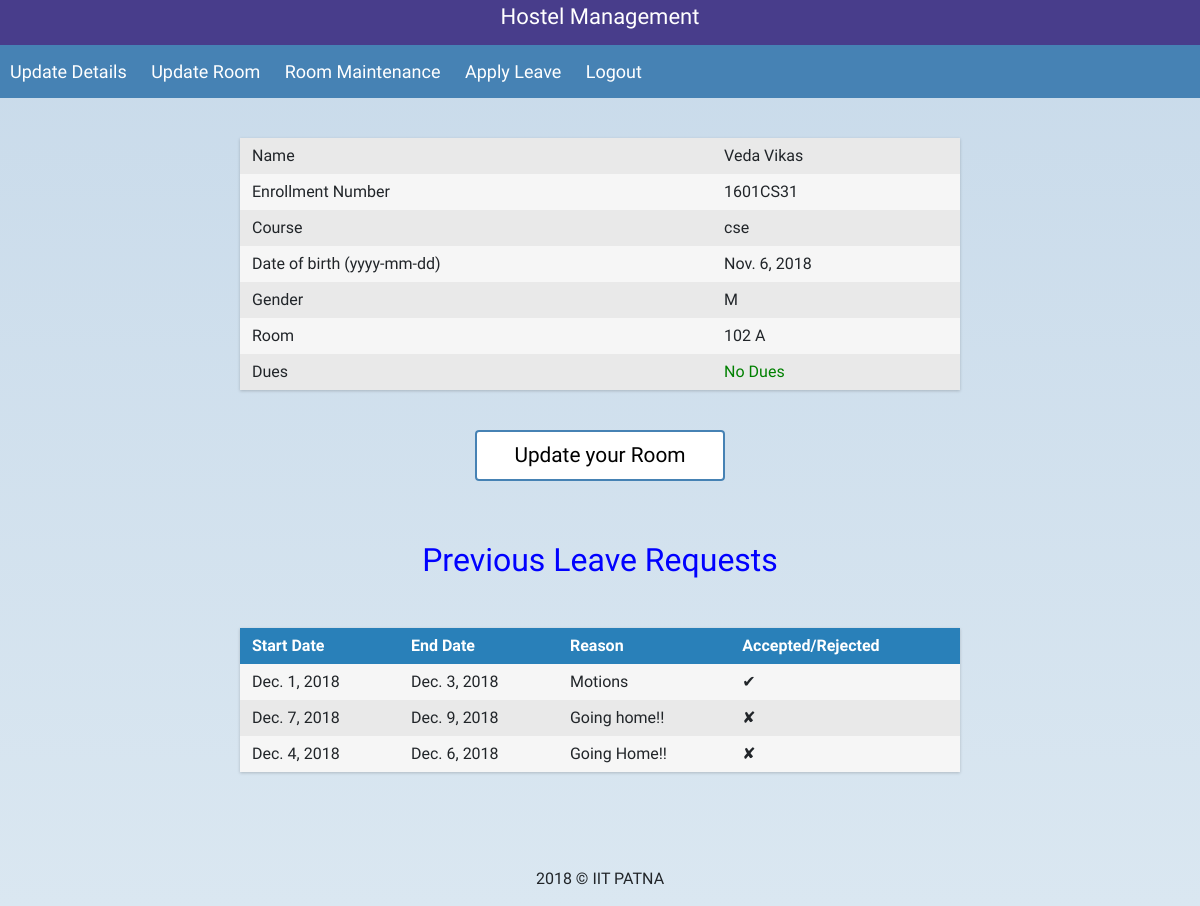
The app's page /student_profile/ (signed in), older data.
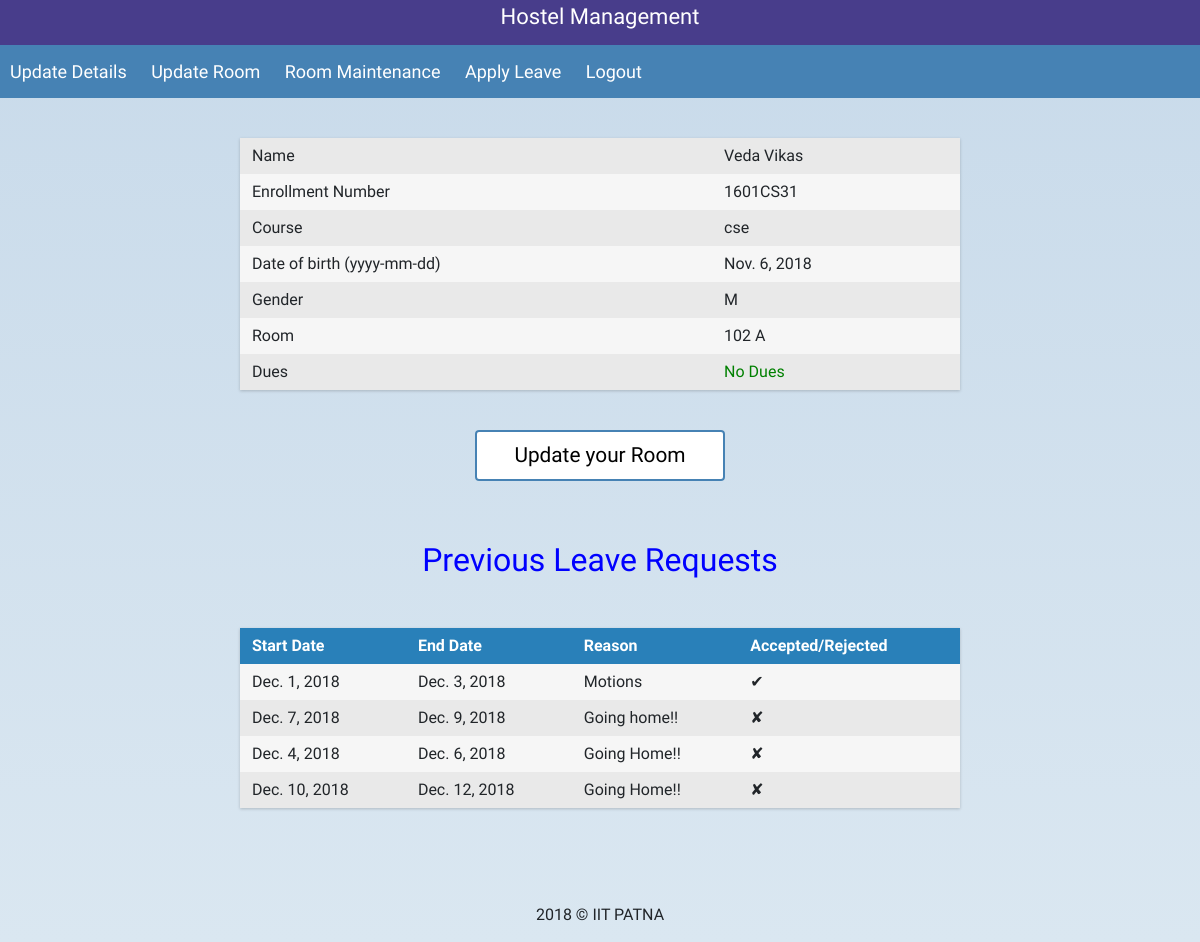
The same page, newer data.
### selection/models.py (models this page shows)
class Leave(models.Model):
    student = models.ForeignKey('Student', on_delete=models.CASCADE)
    start_date = models.DateField()
    end_date = models.DateField()
    reason = models.CharField(max_length=100,blank = False)
    accept = models.BooleanField(default=False)
    reject = models.BooleanField(default=False)
    confirm_time = models.DateTimeField(auto_now_add=True)

### selection/views.py (the view)
# urls.py: path('student_profile/', views.student_profile, name='student_profile'),
def student_profile(request):
    user = request.user
    if user is not None:
        if user.is_warden:
            return HttpResponse('Invalid Login')
        if user.is_active:
            login(request, user)
            student = request.user.student
            leaves = Leave.objects.filter(student=request.user.student)
            return render(request, 'profile.html', {'student': student, 'leaves': leaves})
        else:
            return HttpResponse('Disabled account')
    else:
        return HttpResponse('Invalid Login')

### selection/models.py (called while the page is built)
    def __str__(self):
        return '%s %s' %(self.name, self.hostel)

    def __str__(self):
        return self.name

### selection/templates/profile.html
{% extends 'base.html' %}
{% block content %}
    <div class="wrapper">
        <div class="table">
            <div class="row">
                <div class="cell">
                    Name
                </div>
                <div class="cell">
                    {{ student.student_name }}
                </div>
            </div>
            <div class="row">
                <div class="cell">
                    Enrollment Number
                </div>
                <div class="cell">
                    {{ student.enrollment_no }}
                </div>
            </div>
            <div class="row">
                <div class="cell">
                    Course
                </div>
                <div class="cell">
                    {{ student.course.code }}
                </div>
            </div>
            <div class="row">
                <div class="cell">
                    Date of birth (yyyy-mm-dd)
                </div>
                <div class="cell">
                    {{ student.dob }}
                </div>
            </div>
            <div class="row">
                <div class="cell">
                    Gender
                </div>
                <div class="cell">
                    {{ student.gender }}
                </div>
            </div>
            <div class="row">
                <div class="cell">
                    Room
                </div>
                <div class="cell">
                    {% if student.room_allotted %} {{ student.room }}
                    {% else %} Not Allotted
                    {% endif %}
                </div>
            </div>
            <div class="row">
                <div class="cell">
                    Dues
                </div>
                <div class="cell">
                    {% if student.no_dues %} <div style="color: green">No Dues</div>
                    {% else %} <div style="color: red">Unpaid Dues</div>
                    {% endif %}
                </div>
            </div>
        </div>
        {% if student.room_allotted %}
            <a class="button-custom" href="{% url 'select' %}">
           Update your Room
        </a>
        {% else %}
        <a class="button-custom" href="{% url 'select' %}">
            Select a Room
        </a>
        {% endif %}
    </div>
    <h2 style = "text-align: center; color: blue ;" > Previous Leave Requests</h2>
    {% if leaves %}
    <div class="wrapper">
        <div class="table">
            <div class="row header">
                <div class="cell">
                    Start Date
                </div>
                <div class="cell">
                    End Date
                </div>
                <div class="cell">
                    Reason
                </div>
                <div class="cell">
                    Accepted/Rejected
                </div>
            </div>
            {% for leave in leaves %}
                <div class="row">
                    <div class="cell">
                        {{leave.start_date}}
                    </div>
                    <div class="cell">
                        {{leave.end_date}}
                    </div>
                    <div class="cell">
                        {{leave.reason}}
                    </div>
                    <div class="cell">
                        {% if leave.accept %} &#10004; {% elif leave.reject %} &#10008; {% else %} - {% endif %}
                    </div>
                 </div>
            {% endfor %}
        </div>
    </div>
    {% endif %}
{% endblock content %}
{% block more_links %}
    <a href="{% url 'edit' %}">
            Update Details
        </a>
         {% if student.room_allotted %}
        <a href="{% url 'select' %}">
            Update Room
        </a>
        {% else %}
        <a href="{% url 'select' %}">
            Select a Room
        </a>
        {% endif %}
        <a href="{% url 'repair' %}">
            Room Maintenance
        </a>
        <a href="{% url 'leave_status' %}">
            Apply Leave
        </a>
        <a href="{% url 'logout' %}">
            Logout
        </a>
{% endblock more_links %}

Row changes from the older to the newer data that the page shows:
added Leave: start_date "Dec. 10, 2018", end_date "Dec. 12, 2018", reason "Going Home!!"
